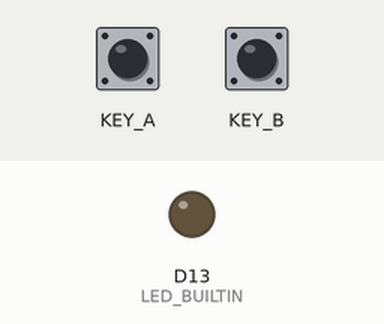
Recording of a sketch running on a simulated Seeed Wio Terminal. Shown: output pins drawn as LEDs (lit = HIGH). Inputs (shaded band) come from the test bench; at power-on: KEY_A HIGH, KEY_B HIGH.

Above: at 1.2 s.
1.3 s: KEY_A pulled LOW for 0.15 s
At 1.8 s:
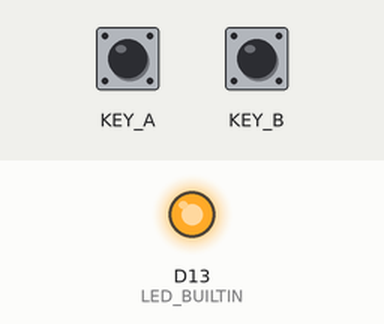
2.9 s: KEY_B pulled LOW for 0.15 s
At 4.1 s:
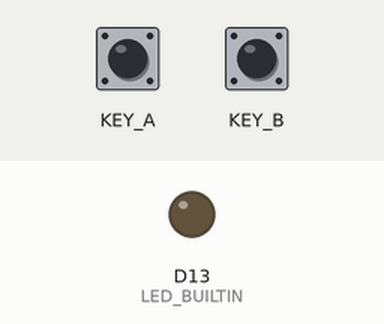
4.5 s: KEY_A pulled LOW for 1 s
At 5.4 s:
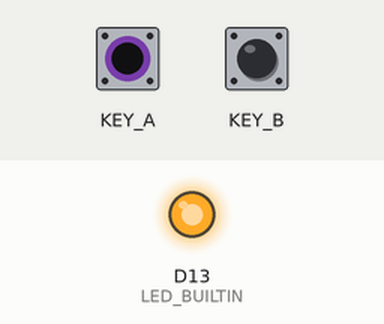
Timing chart, 0 to 7.5 s (numbered marks = the images above; inputs shaded):
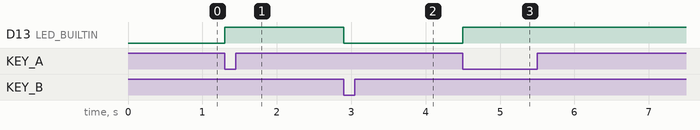

Measured:
- after the input at 1.3 s, D13 (LED_BUILTIN): LOW → HIGH at once
- after the input at 2.9 s, D13 (LED_BUILTIN): HIGH → LOW at once
- after the input at 4.5 s, D13 (LED_BUILTIN): LOW → HIGH at once

The sketch:

buttons.ino
```cpp
void setup() {
  pinMode(LED_BUILTIN, OUTPUT);
  pinMode(WIO_KEY_A, INPUT_PULLUP);
  pinMode(WIO_KEY_B, INPUT_PULLUP);
  pinMode(WIO_KEY_C, INPUT_PULLUP);
}

void loop() {
  if (digitalRead(WIO_KEY_A) == LOW) {
    digitalWrite(LED_BUILTIN, HIGH);
  }
  if (digitalRead(WIO_KEY_B) == LOW) {
    digitalWrite(LED_BUILTIN, LOW);
  }
}
```
